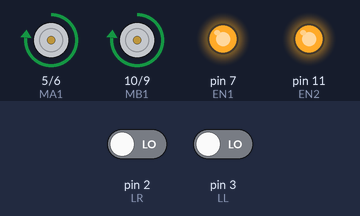
Simulated run of this sketch. Board: Arduino Uno, built with avr-gcc and run on an emulated ATmega328P. Parts: motor-driver pin pairs drawn as motors (green arrow = first pin HIGH = forward, orange = second pin HIGH = backward, longer = more drive), output pins drawn as LEDs (lit = HIGH). The test bench sets the inputs (shaded band); at power-on: pin 2 (LR) LOW, pin 3 (LL) LOW.

Above: at 1.2 s.
1.3 s: pin 2 (LR) driven HIGH
At 1.9 s:
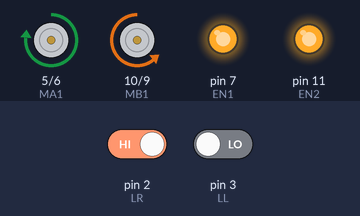
2.8 s: pin 3 (LL) driven HIGH
At 3.1 s:
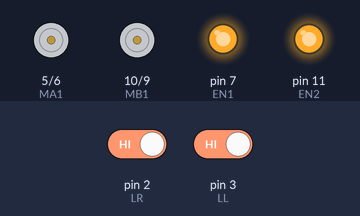
4.3 s: pin 2 (LR) driven LOW
At 5.4 s:
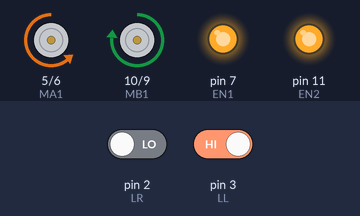
Timing chart, 0 to 7.3 s (numbered marks = the images above; inputs shaded):
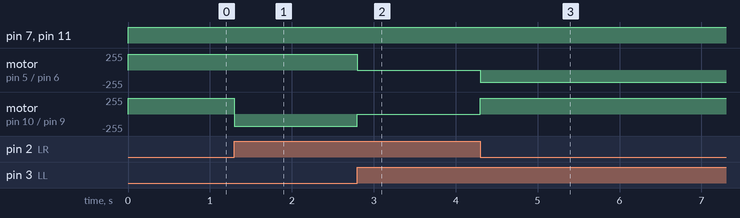

The sketch:

lineFollower.ino
```cpp
#define MA1 5
#define MA2 6
#define EN1 7
#define MB1 10
#define MB2 9
#define EN2 11

#define LR 2
#define LL 3

void setup() {
  pinMode(MA1,OUTPUT);
  pinMode(MA2,OUTPUT);
  pinMode(EN1,OUTPUT);
  pinMode(LR,INPUT);
  pinMode(MB1,OUTPUT);
  pinMode(MB2,OUTPUT);
  pinMode(EN2,OUTPUT);
  pinMode(LL,INPUT);
}

void rotate(int pin1,int pin2,int en,int frqh,int frql) {
  analogWrite(pin1,frqh);
  analogWrite(pin2,frql);
  digitalWrite(en,HIGH);
}

int num = 0;

void loop() {
  num = digitalRead(LL) << 1;
  num |= digitalRead(LR);

  switch( num ) {
    case 2:
      rotate(MA2,MA1,EN1,180,0);
      rotate(MB1,MB2,EN1,240,0);
      break;
    case 1:
      rotate(MB2,MB1,EN2,180,0);
      rotate(MA1,MA2,EN2,240,0);
      break;
    case 3:
      rotate(MB1,MB2,EN2,0,0);
      rotate(MA1,MA2,EN2,0,0);
      break;
    case 0:
      rotate(MA1,MA2,EN2,240,0);
      rotate(MB1,MB2,EN1,240,0);
      break;
  }
}
```

Measured:
- after the input at 1.3 s, motor on pin 10 (MB1) / pin 9 (MB2): forward 240/255 → backward 180/255 at once
- after the input at 2.8 s, motor on pin 5 (MA1) / pin 6 (MA2): forward 240/255 → stopped at once; motor on pin 10 (MB1) / pin 9 (MB2): backward 180/255 → stopped at once
- after the input at 4.3 s, motor on pin 5 (MA1) / pin 6 (MA2): stopped → backward 180/255 at once; motor on pin 10 (MB1) / pin 9 (MB2): stopped → forward 240/255 at once
